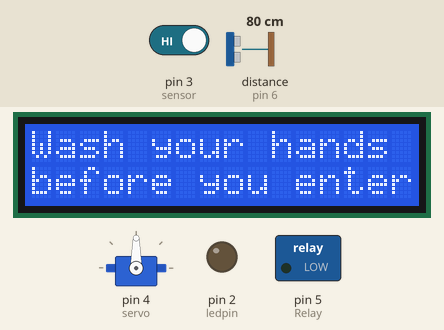
The sketch below on a simulated Arduino Uno, built with avr-gcc and run on an emulated ATmega328P. Shown: 16×2 character LCD, servo, switched loads named in the sketch (green lamp = pin HIGH), output pins drawn as LEDs (lit = HIGH). Wiring (inferred from the names in the program): ultrasonic range finder: trigger pin 7; echo pin 6. The test bench sets the inputs (shaded band); at power-on: distance to the obstacle (sensor on pin 6) 80 cm, pin 3 (sensor) HIGH. The echo pulse lasts 58.3 µs per cm; pins used as bus, display or sensor lines are not drawn; what the sketch prints to the serial monitor is not drawn.

Above: at 1.2 s.
1.3 s: distance to the obstacle (sensor on pin 6) set to 18 cm
2.8 s: distance to the obstacle (sensor on pin 6) set to 14 cm
At 3.6 s:
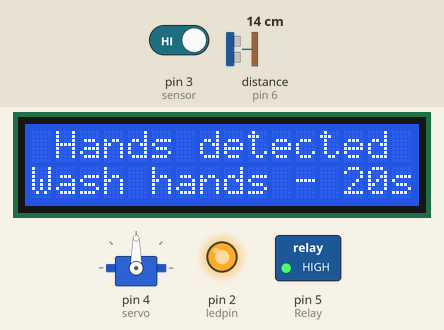
At 4.83 s:
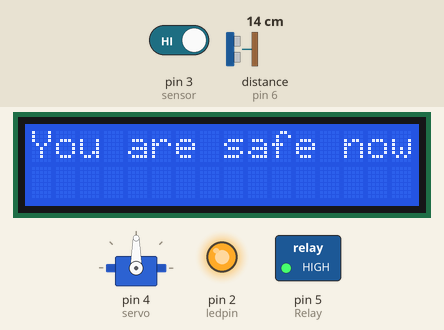
5.8 s: pin 3 (sensor) driven LOW
At 7.6 s:
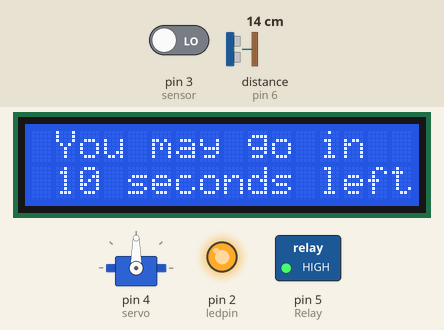
Timing chart, 0 to 18.3 s (numbered marks = the images above; inputs shaded):
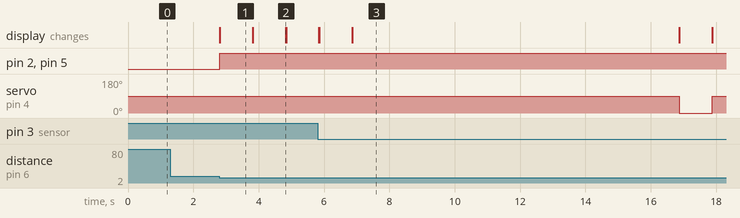

Measured:
- the behaviour switches between 16 and 15 cm on distance to the obstacle (sensor on pin 6) (found by bisection; images 0 and 1)
- after the input at 1.3 s, every drawn part: stays the same
- after the input at 2.8 s, pin 2 (ledpin), pin 5 (Relay): LOW → HIGH at once; the display: changes at once (image 1)
- after the input at 5.8 s, servo on pin 4 (servo): 90° → 0° after 11.1 s, → 90° 1.0 s later; the display: first differs from a run without the input after 1.1 s (image 3)
- what the display in image 1 shows lasts 1.0 s, from 2.8 s to 3.8 s

The sketch:

Faucet.ino
```cpp
#include <LiquidCrystal.h>
#include <Servo.h>

//LiquidCrystal lcd(rs, en, d4, d5, d6, d7);
LiquidCrystal lcd(13, 12, 11, 10, 9, 8);


#define trig 7
#define echo 6

Servo servo;
const int sensor = 3;
const int Relay = 5;

int state;
int value;
long duration;
int distance;

int ledpin = 2;


void setup() {
  lcd.begin(16, 2);
  lcd.setCursor(0,0);
  lcd.print("Wash your hands");
  lcd.setCursor(0,1);
  lcd.print("before you enter");
  servo.attach(4);          // The servo motor is connected to 4
  pinMode(trig, OUTPUT);    // Set the trigger pin as OUTPUT
  pinMode(echo, INPUT);     // Set the echo pin as INPUT
  pinMode(sensor, INPUT);   // Configure the pin of the IR sensor as INPUT
  pinMode(Relay, OUTPUT);   // Configure the pin of the relay module as OUTPUT

  pinMode(ledpin,OUTPUT);
  Serial.begin(9600);       // Set baud rate as 9600
}
void loop() {
  digitalWrite(trig, LOW);
  delayMicroseconds(5);
  digitalWrite(trig, HIGH); // Set the trigger pin HIGH to send the ultrasonic wave (pulse)
  delayMicroseconds(10);
  digitalWrite(trig, LOW);
  value=digitalRead(sensor); // Read the digital signal sent by the IR sensor and store it in the 'value' variable
  duration = pulseIn(echo, HIGH); // Calculate time taken (in microseconds) for the pulse emitted by the trigger pin to reach the echo pin.
  distance = (duration/2) * (331.3/10000); // Calculate the distance from the sensor to the obstacle in cm, using the speed of sound in air(m/s) and the time taken (stored in duration variable)
  Serial.println(distance);

  if(distance>1 && distance<15){ // If you place your hands within 15 cm
    lcd.clear();
    lcd.setCursor(1,0);
    lcd.print("Hands detected");
    lcd.setCursor(0,1);
    lcd.print("Wash hands - 20s");
    digitalWrite(Relay, HIGH); //Turns on the submersible water pump or solenoid water valve
    digitalWrite(ledpin,HIGH);
    state=1; // Assign state variable to 1

    delay(1000); // Delay period of 1 second must be used to prevent clicking of the relay module
    lcd.clear();
    lcd.print("You are safe now");
  }else{
    digitalWrite(Relay, LOW); //Turns off the submersible water pump or solenoid water valve
    digitalWrite(ledpin,LOW);
  }
   if((state==1)&&(value==LOW)){ // If you place your hands in front of the IR sensor after washing your hands
    lcd.clear();
    lcd.setCursor(1,0);
    lcd.print("You may go in");
    lcd.setCursor(1,1);
    lcd.print("10 seconds left");
    servo.write(90);
    delay(10000); // The door will be opened for 10 seconds
    servo.write(0);
    lcd.clear();
    lcd.print("Wash your hands");
    lcd.setCursor(0,1);
    lcd.print("before you enter");
    state=0;
   } else if((state==0)&&(value==LOW)){ // If you do not wash your hands before you enter
    lcd.clear();
    lcd.print("Wash your hands");
    lcd.setCursor(0,1);
    lcd.print("to grant access");
   }
}
```
